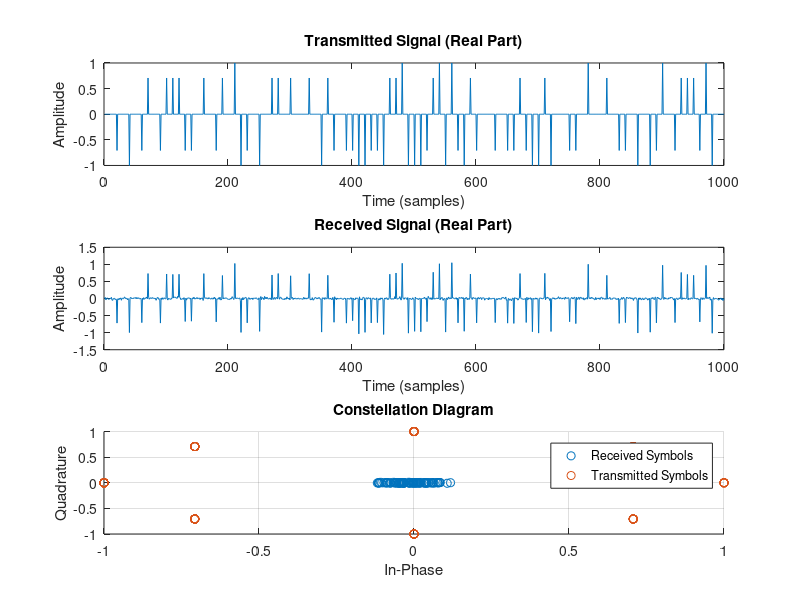

This figure's MATLAB source:
% Parameters
M = 8; % MPSK (e.g., M = 8 for 8-PSK)
num_symbols = 100; % Number of symbols to transmit
fs = 10000; % Sampling frequency in Hz
symbol_rate = 1000; % Symbol rate in symbols per second
samples_per_symbol = fs / symbol_rate; % Number of samples per symbol
Eb = 1; % Energy per bit

% Generate random message
data = randi([0 M-1], 1, num_symbols); % Random integers from 0 to M-1

% MPSK Modulation
theta = (2 * pi / M) * data; % Phase angles for each symbol
modulated_signal = sqrt(Eb) * exp(1j * theta); % MPSK symbols (complex baseband)

% Upsampling
modulated_signal_upsampled = upsample(modulated_signal, samples_per_symbol);

% Carrier Signal
t = (0:length(modulated_signal_upsampled)-1) / fs; % Time vector
fc = 2000; % Carrier frequency in Hz
carrier = exp(1j * 2 * pi * fc * t); % Complex carrier

% Transmitted Signal (Passband)
transmitted_signal = real(modulated_signal_upsampled .* carrier);

% Add AWGN (optional, adjust SNR)
snr = 20; % Signal-to-noise ratio in dB
received_signal = awgn(transmitted_signal, snr, 'measured');

% Demodulation
demodulated_signal = received_signal .* conj(carrier); % Downconversion
low_pass_filter = fir1(50, 1/(samples_per_symbol)); % Low-pass filter
baseband_signal = filter(low_pass_filter, 1, demodulated_signal); % Extract baseband

% Symbol Recovery
recovered_signal = downsample(baseband_signal, samples_per_symbol); % Downsampling
recovered_phase = angle(recovered_signal); % Phase of the received symbols
recovered_data = mod(round(recovered_phase / (2 * pi / M)), M); % Quantize to nearest phase

% Bit Error Rate (optional)
num_errors = sum(data ~= recovered_data);
ber = num_errors / num_symbols;

% Plotting
figure;

% Transmitted Signal (Real Part)
subplot(3, 1, 1);
plot(real(transmitted_signal));
title('Transmitted Signal (Real Part)');
xlabel('Time (samples)');
ylabel('Amplitude');

% Received Signal
subplot(3, 1, 2);
plot(real(received_signal));
title('Received Signal (Real Part)');
xlabel('Time (samples)');
ylabel('Amplitude');

% Constellation Diagram
subplot(3, 1, 3);
scatter(real(recovered_signal), imag(recovered_signal), 'bo');
hold on;
scatter(real(modulated_signal), imag(modulated_signal), 'rx');
title('Constellation Diagram');
xlabel('In-Phase');
ylabel('Quadrature');
legend('Received Symbols', 'Transmitted Symbols');
grid on;
